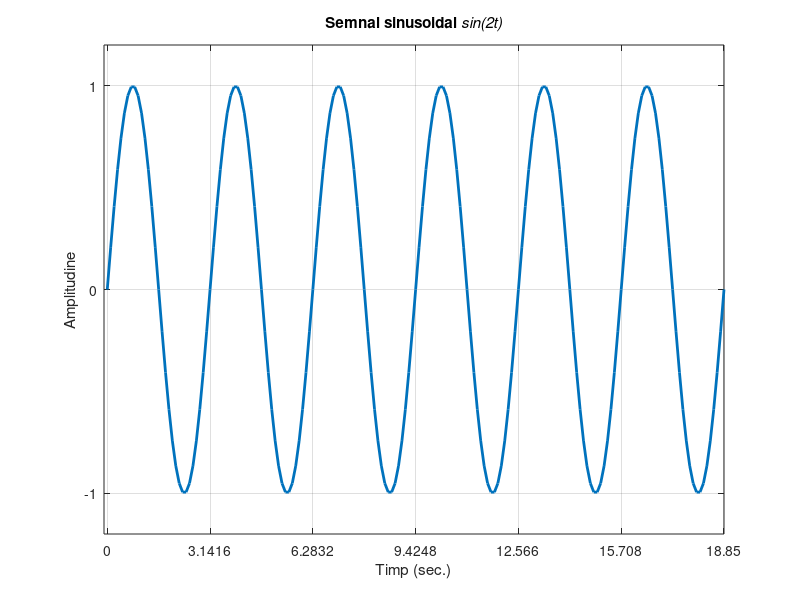

Recreate this plot in MATLAB.
w=2;% pulsatia semnalului de intrare
T=2*pi/w;% perioada semnalului
n=30;% numar de esantioane pe o perioada
nT=6; % numar de perioade de reprezentat
t=0:T/n:nT*T; % timp de reprezentare

y=sin(w*t); % semnal sinusoidal

plot(t, y, 'LineWidth',2); % reprezentarea grafica
title(['Semnal sinusoidal \it{sin(}',num2str(w),'t)'])

axis([-0.1 nT*T -1.2 1.2]);
grid;

set(gca,'XTick',[0:T:nT*T]);
set(gca,'YTick',[-1 0 1]);
set(gca,'YTickLabel',{'-1','0','1'})

xlabel('Timp (sec.)');
ylabel('Amplitudine');
